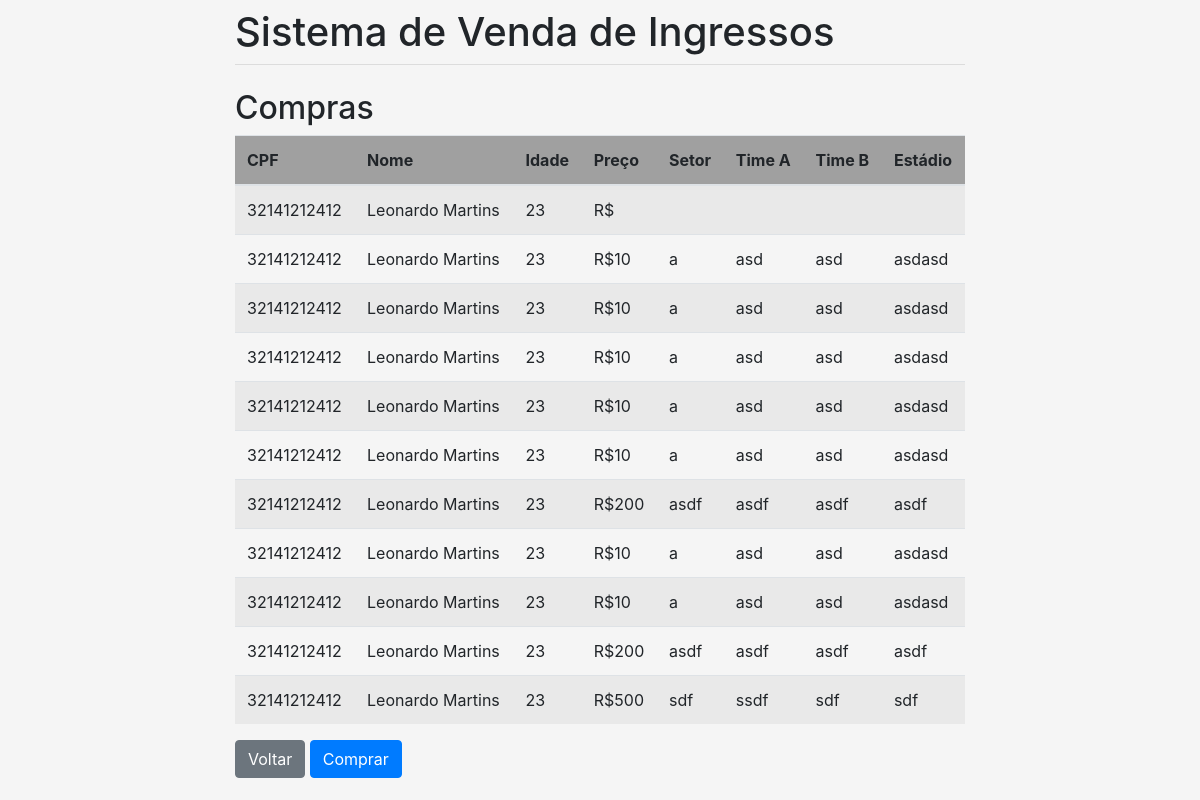
The app's page /compra/ with its own data.
### vendas/models.py (models this page shows, shortened)
class Compra(models.Model):
    torcedor = models.ForeignKey(Torcedor, on_delete=models.SET_NULL, null=True)
    ingresso = models.ForeignKey(Ingresso, on_delete=models.SET_NULL, null=True)

class Torcedor(models.Model):
    cpf = models.CharField(max_length=11)
    nome = models.CharField(max_length=70)
    idade = models.PositiveSmallIntegerField()

class Ingresso(models.Model):
    preco = models.PositiveIntegerField()
    setor = models.CharField(max_length=30)
    clubeA = models.CharField(max_length=30)
    clubeB = models.CharField(max_length=30)
    estadio = models.CharField(max_length=40)
    status = models.CharField(max_length=40, default='Disponível')

### vendas/views.py (the view)
# urls.py: path('compra/', list_compra, name='list_compra'),
def list_compra(request):
    compras = Compra.objects.all()
    torcedores = Torcedor.objects.all()
    ingressos = Ingresso.objects.all()
    return render(request, 'compra.html', {'compras': compras, 'torcedores': torcedores, 'ingressos': ingressos})

### vendas/templates/compra.html (shortened to what this page needs)
{% extends 'base.html' %}
{% load crispy_forms_tags %}
{% block content %}
<h2>Compras</h2>
<table class="table table-striped">
    <thead>
    <tr bgcolor=a0a0a0>
        <th scope="col">CPF</th>
        <th scope="col">Nome</th>
        <th scope="col">Idade</th>
        <th scope="col">Preço</th>
        <th scope="col">Setor</th>
        <th scope="col">Time A</th>
        <th scope="col">Time B</th>
        <th scope="col">Estádio</th>
    </tr>
    </thead>
    <tbody>
    {% for compra in compras %}
    <tr>
        <td>{{ compra.torcedor.cpf }}</td>
        <td>{{ compra.torcedor.nome }}</td>
        <td>{{ compra.torcedor.idade }}</td>
        <td>R${{ compra.ingresso.preco }}</td>
        <td>{{ compra.ingresso.setor }}</td>
        <td>{{ compra.ingresso.clubeA }}</td>
        <td>{{ compra.ingresso.clubeB }}</td>
        <td>{{ compra.ingresso.estadio }}</td>
    </tr>
    {% endfor %}
    </tbody>
</table>
<a class="btn btn-secondary" href="{% url 'menu' %}">Voltar</a>
{% if torcedores and ingressos %}
<a class="btn btn-primary" href="{% url 'create_compra' %}">Comprar</a>
{% endif %}
{% endblock %}

### records on screen
Compra: torcedor.cpf "32141212412", torcedor.nome "Leonardo Martins", torcedor.idade "23"
Compra: torcedor.cpf "32141212412", torcedor.nome "Leonardo Martins", torcedor.idade "23", ingresso.preco "10", ingresso.setor "a", ingresso.clubeA "asd", ingresso.clubeB "asd", ingresso.estadio "asdasd"
Compra: torcedor.cpf "32141212412", torcedor.nome "Leonardo Martins", torcedor.idade "23", ingresso.preco "10", ingresso.setor "a", ingresso.clubeA "asd", ingresso.clubeB "asd", ingresso.estadio "asdasd"
Compra: torcedor.cpf "32141212412", torcedor.nome "Leonardo Martins", torcedor.idade "23", ingresso.preco "10", ingresso.setor "a", ingresso.clubeA "asd", ingresso.clubeB "asd", ingresso.estadio "asdasd"
Compra: torcedor.cpf "32141212412", torcedor.nome "Leonardo Martins", torcedor.idade "23", ingresso.preco "10", ingresso.setor "a", ingresso.clubeA "asd", ingresso.clubeB "asd", ingresso.estadio "asdasd"
Compra: torcedor.cpf "32141212412", torcedor.nome "Leonardo Martins", torcedor.idade "23", ingresso.preco "10", ingresso.setor "a", ingresso.clubeA "asd", ingresso.clubeB "asd", ingresso.estadio "asdasd"
Compra: torcedor.cpf "32141212412", torcedor.nome "Leonardo Martins", torcedor.idade "23", ingresso.preco "200", ingresso.setor "asdf", ingresso.clubeA "asdf", ingresso.clubeB "asdf", ingresso.estadio "asdf"
Compra: torcedor.cpf "32141212412", torcedor.nome "Leonardo Martins", torcedor.idade "23", ingresso.preco "10", ingresso.setor "a", ingresso.clubeA "asd", ingresso.clubeB "asd", ingresso.estadio "asdasd"
Compra: torcedor.cpf "32141212412", torcedor.nome "Leonardo Martins", torcedor.idade "23", ingresso.preco "10", ingresso.setor "a", ingresso.clubeA "asd", ingresso.clubeB "asd", ingresso.estadio "asdasd"
Compra: torcedor.cpf "32141212412", torcedor.nome "Leonardo Martins", torcedor.idade "23", ingresso.preco "200", ingresso.setor "asdf", ingresso.clubeA "asdf", ingresso.clubeB "asdf", ingresso.estadio "asdf"
Compra: torcedor.cpf "32141212412", torcedor.nome "Leonardo Martins", torcedor.idade "23", ingresso.preco "500", ingresso.setor "sdf", ingresso.clubeA "ssdf", ingresso.clubeB "sdf", ingresso.estadio "sdf"
